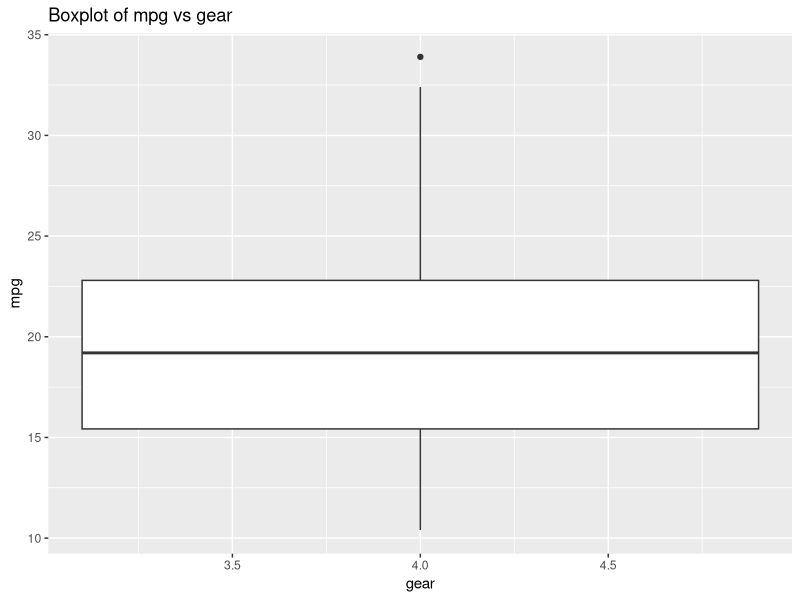

The R script that drew this image:
## ---- chunk 1
library(tidyverse)
dat = as_tibble(mtcars)
mtcars$gear = factor(mtcars$gear)
ggplot(dat, aes(x=gear, y=mpg, fill=gear))+
  geom_boxplot()+
  ggtitle("Boxplot of mpg vs gear")+
  theme(legend.title = element_blank())
